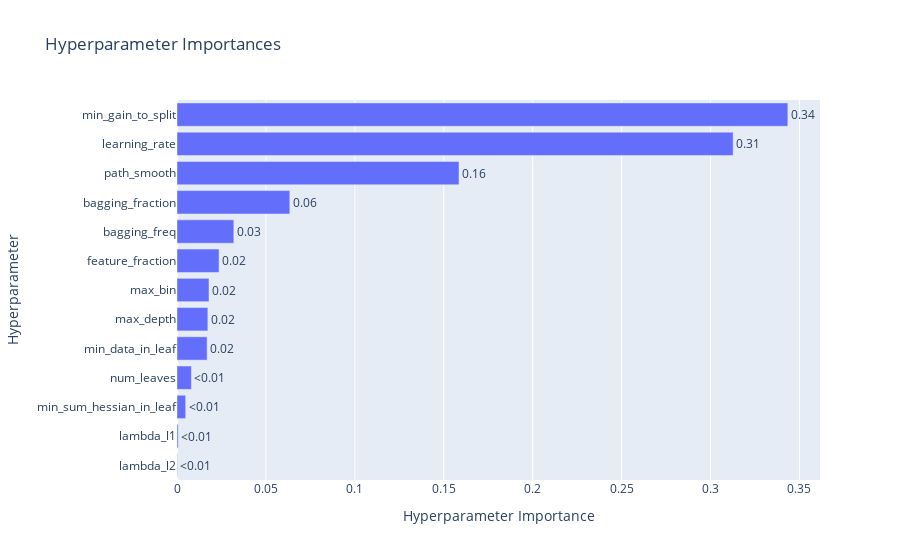
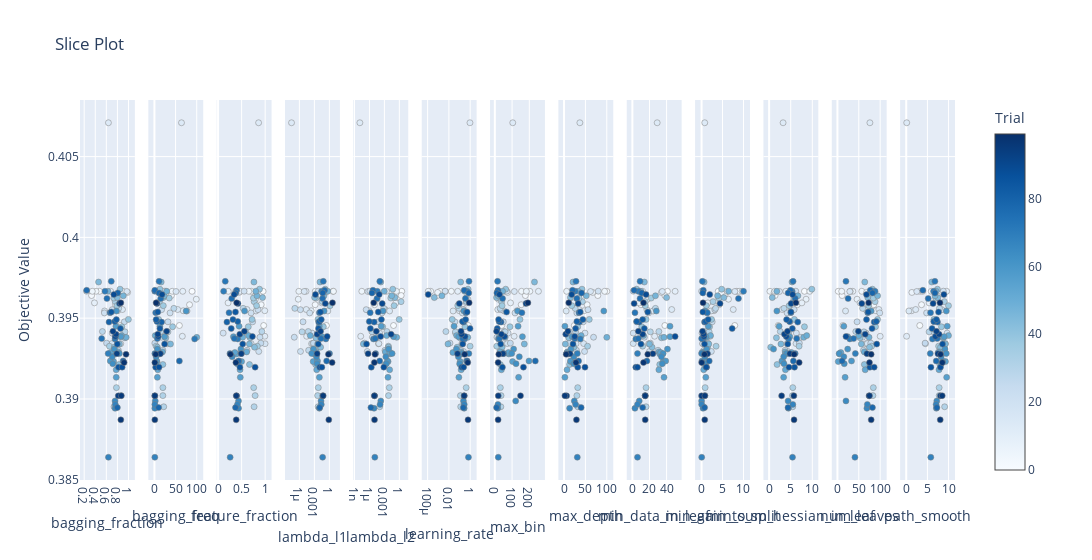
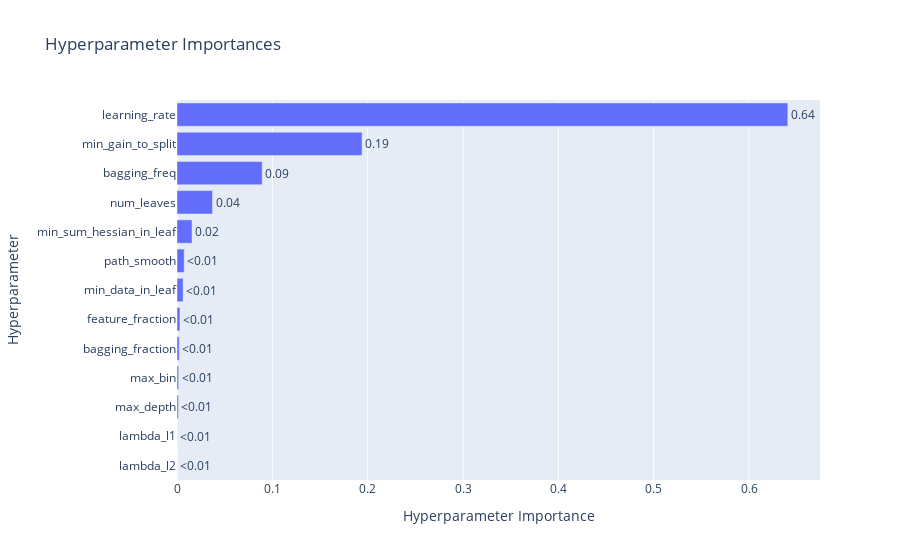
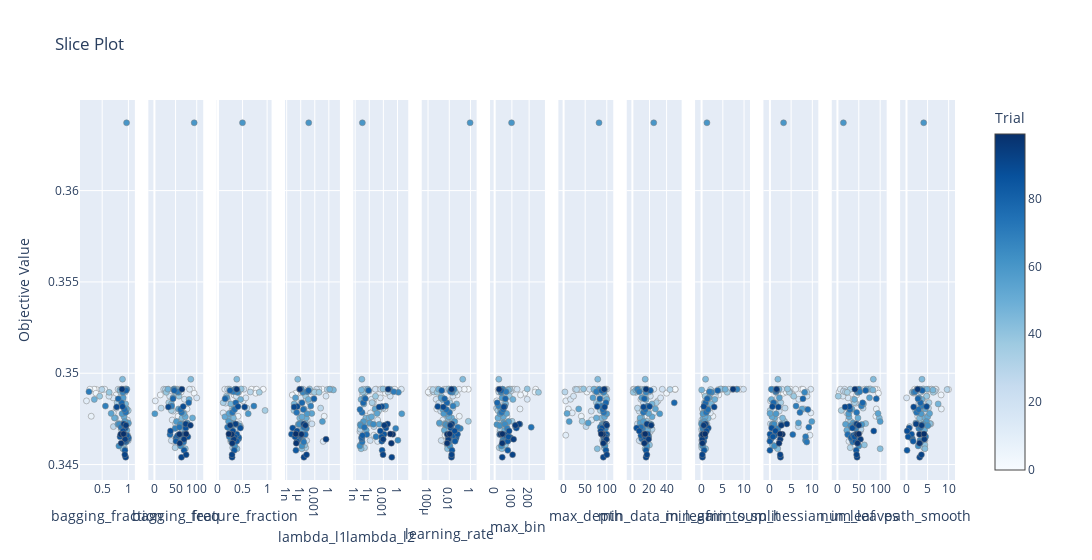

Write notebook code for charts like these, in order.
### Code cell
feature_col = ["waku_num", "horse_num", "sex", "age", "basis_weight", "blinker", "weight", "inc_dec"]
models = model_tuner.simple_lightGBM(df2, feature_col=feature_col)
# 障害、ダート等でも分けてみる
